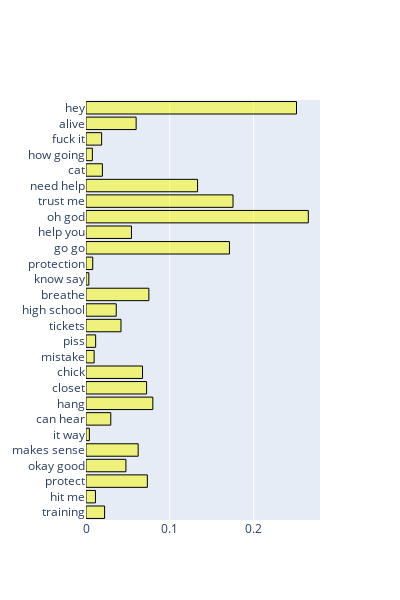

The notebook cell saved with this chart:
### Markdown cell above
Test graphic

### Code cell
data = go.Bar(x=bad_corr, y=bad_corr.index, orientation='h', 
              marker={'color':'rgba(250, 250, 0, .5)',
                                 'line':{'color':'rgba(0,0,0,1)',
                                         'width':1}})
layout = go.Layout(width=400, height=600, yaxis={'autorange':"reversed"})

fig = go.Figure(data, layout)

fig.show()

### Figure 1 — Plotly figure (JSON) as saved in the notebook; plotly's stock layout.template omitted (floating-point values rounded to 4 significant figures)
{"data": [{"marker": {"color": "rgba(250, 250, 0, .5)", "line": {"color": "rgba(0,0,0,1)", "width": 1}}, "orientation": "h", "type": "bar", "x": [0.2515, 0.0599, 0.01868, 0.007617, 0.0196, 0.1333, 0.1756, 0.2655, 0.0543, 0.1713, 0.008038, 0.003392, 0.0751, 0.03612, 0.04177, 0.01153, 0.009717, 0.06753, 0.07238, 0.07982, 0.02959, 0.004031, 0.06231, 0.04767, 0.07328, 0.0113, 0.0222], "y": ["hey", "alive", "fuck it", "how going", "cat", "need help", "trust me", "oh god", "help you", "go go", "protection", "know say", "breathe", "high school", "tickets", "piss", "mistake", "chick", "closet", "hang", "can hear", "it way", "makes sense", "okay good", "protect", "hit me", "training"]}], "layout": {"height": 600, "width": 400, "yaxis": {"autorange": "reversed"}}}
